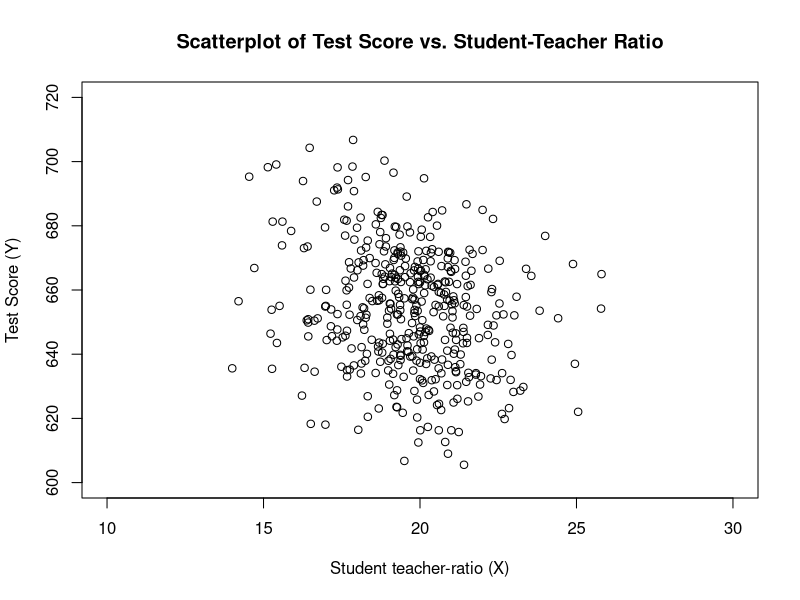
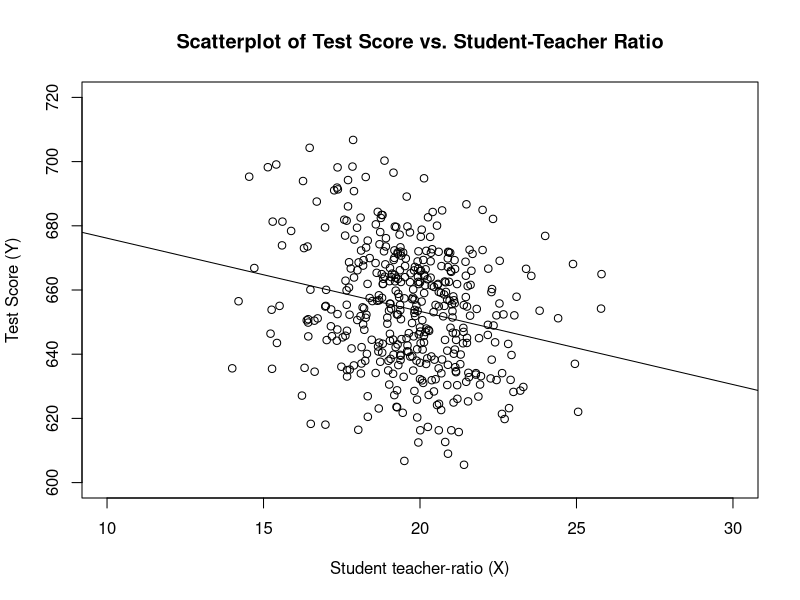
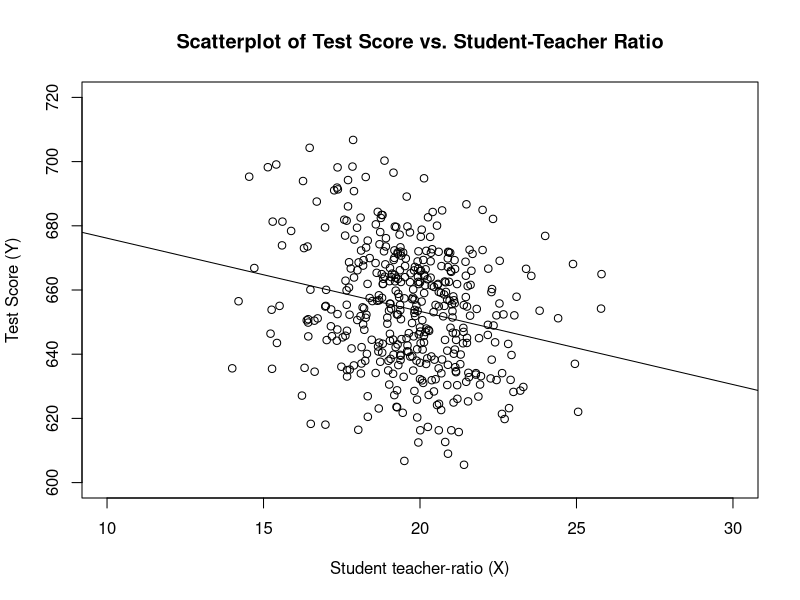
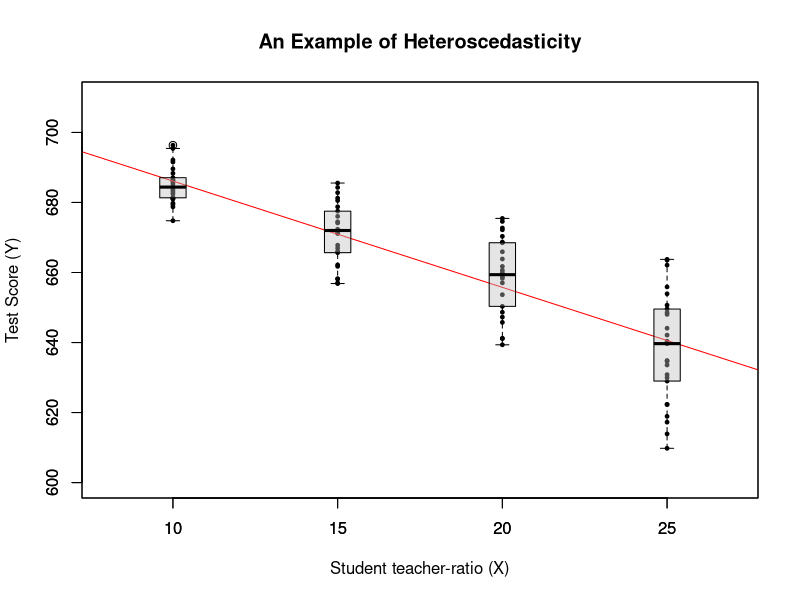

The R source for these figures, in order:
## ---- chunk 1
knitr::opts_chunk$set(echo = TRUE, warning = FALSE, message = FALSE)
## ---- chunk 2
library(dplyr, quietly=T)
# Read in CPS data (taken from http:// ....)
cps_dat <- read.csv("data/cps_ch3.csv", sep=";", dec=".")
# Get an overview of the data structure
head(cps_dat)
# Take cps_dat %>% group data by gender and year %>% compute the mean, standard deviation
# and number of observations for each group
avgs <- cps_dat %>% group_by(a_sex, year) %>% summarise(mean(ahe12), sd(ahe12), n())
print(avgs, digits=2)
## ---- chunk 3
male   <- avgs %>% filter(a_sex == 1) 
female <- avgs %>% filter(a_sex == 2)
colnames(male)   <- c("Sex", "Year", "Y_bar_m", "s_m", "n_m")
colnames(female) <- c("Sex", "Year", "Y_bar_f", "s_f", "n_f")

# Gender gap, standard errors and confidence intervals
gap      <- male$Y_bar_m - female$Y_bar_f
gap_se   <- sqrt(male$s_m^2 / male$n_m + female$s_f^2 / female$n_f)
gap_ci_l <- gap - 1.96 * gap_se
gap_ci_u <- gap + 1.96 * gap_se
result <- cbind(male[,-1], female[,-(1:2)], gap, gap_se, gap_ci_l, gap_ci_u)
print(result, digits = 2)
## ---- chunk 4
library(AER)                                                    # contains the dataset 
data(CASchools) 

CASchools$tsratio  <- CASchools$students/CASchools$teachers     # teacher-student-ratio
CASchools$score    <- (CASchools$read + CASchools$math)/2       # average test-score
## ---- chunk 5
mean(CASchools$tsratio) 
mean(CASchools$score)
sd(CASchools$tsratio) 
sd(CASchools$score)
quantiles          <- c(0.10, 0.25, 0.4, 0.5, 0.6, 0.75, 0.9)
quantile(CASchools$tsratio, quantiles)
quantile(CASchools$score, quantiles)
## ---- chunk 6
plot(score ~ tsratio, 
     data = CASchools,
     main = "Scatterplot of Test Score vs. Student-Teacher Ratio", 
     xlab = "Student teacher-ratio (X)",
     ylab = "Test Score (Y)",
     xlim = c(10,30),
     ylim = c(600, 720))
## ---- chunk 7
attach(CASchools)
beta_1 <- sum((tsratio - mean(tsratio))*(score - mean(score))) / sum((tsratio - mean(tsratio))^2)
beta_0 <- mean(score) - beta_1 * mean(tsratio)
## ---- chunk 8
plot(score ~ tsratio, 
     data = CASchools,
     main = "Scatterplot of Test Score vs. Student-Teacher Ratio", 
     xlab = "Student teacher-ratio (X)",
     ylab = "Test Score (Y)",
     xlim = c(10,30),
     ylim = c(600, 720))

linear_model <- lm(score ~ tsratio, data = CASchools)
linear_model

abline(a = beta_0, b = beta_1)
## ---- chunk 9
linear_model <- lm(score ~ tsratio, data = CASchools)
linear_model
## ---- chunk 10
plot(score ~ tsratio, 
     data = CASchools,
     main = "Scatterplot of Test Score vs. Student-Teacher Ratio", 
     xlab = "Student teacher-ratio (X)",
     ylab = "Test Score (Y)",
     xlim = c(10,30),
     ylim = c(600, 720))

abline(linear_model)
## ---- chunk 11
summary(linear_model)$coefficients
## ---- chunk 12
library(scales)

# Genrate some heteroscedastic data

set.seed(123) 
x <- rep(c(10,15,20,25),each=25)
e <- rnorm(100, sd=12)                
i <- order(runif(100, max=dnorm(e, sd=12))) 
y <- 720 - 3.3 * x + e[rev(i)]

# Plot data and inspect conditional distributions

mod <- lm(y ~ x)
plot(x, y, main="An Example of Heteroscedasticity",
     xlab = "Student teacher-ratio (X)",
     ylab = "Test Score (Y)",
     cex=0.5, pch=19, xlim=c(8,27), ylim=c(600,710))
abline(mod, col="red")
boxplot(y~x, add=TRUE, at=c(10,15,20,25), col=alpha("gray", 0.4), border="black")
## ---- chunk 13
#if(!require(devtools))
#  install.packages("devtools")
#library(devtools)
#install_github("datacamp/tutorial")
#library(tutorial)
## ---- chunk 14
# Available in the workspace when the session initializes
set.seed(123) 
x <- rep(c(10,15,20,25),each=25)
e <- rnorm(100, sd=12)                
i <- order(runif(100, max=dnorm(e, sd=12))) 
y <- 720 - 3.3 * x + e[rev(i)]
mod <- summary(lm(y ~ x))
## ---- chunk 15
# Access coefficients and standard errors

## ---- chunk 16
# Access coefficients and standard errors
mod$coefficients
## ---- chunk 17
# Multiple Regression - Application to Test Scores and the Student-Teacher Ratio
library(AER)                                                    # contains the dataset 
data(CASchools) 
CASchools$tsratio  <- CASchools$students/CASchools$teachers     # teacher-student-ratio
CASchools$score    <- (CASchools$read + CASchools$math)/2       # average test-score
model <- lm(score ~ tsratio + english, data = CASchools)
## ---- chunk 18
summary(model)
## ---- chunk 19
n <- nrow(CASchools)    # number of observations (rows)
k <- 2                  # 2 regressors
y_mean <- mean(CASchools$score)

SSR <- sum( residuals(model)^2 )
TSS <- sum( ( CASchools$score - y_mean )^2 )
ESS <- sum((fitted(model) - y_mean)^2)

SER <- sqrt(1/(n-k-1) * SSR)
Rsq <- 1 - (SSR / TSS)
adj_Rsq <- 1 - (n-1)/(n-k-1) * SSR/TSS
cat(SER, Rsq, adj_Rsq, sep = "    ")
## ---- chunk 20
# Example 1
library(AER)                                                    # contains the dataset 
data(CASchools) 
CASchools$tsratio  <- CASchools$students/CASchools$teachers     # teacher-student-ratio
CASchools$score    <- (CASchools$read + CASchools$math)/2       # average test-score
CASchools$FracEL    <- CASchools$english/100
model <- lm(score ~ tsratio + english + FracEL, data = CASchools)
summary(model)
## ---- chunk 21
# Example 2
library(AER)                                                    # contains the dataset 
data(CASchools) 
CASchools$tsratio  <- CASchools$students/CASchools$teachers     # teacher-student-ratio
CASchools$score    <- (CASchools$read + CASchools$math)/2       # average test-score
CASchools$NVS      <- ifelse(CASchools$tsratio < 12, 0, 1)      # If tsration smaller 12, NVS = 0, else NVS = 1
model <- lm(score ~ tsratio + english + NVS, data = CASchools)
summary(model)
## ---- chunk 22
# Example 3
library(AER)                                                    # contains the dataset 
data(CASchools) 
CASchools$tsratio  <- CASchools$students/CASchools$teachers  # teacher-student-ratio
CASchools$score    <- (CASchools$read + CASchools$math)/2  # average test-score
CASchools$PctES    <- 100 - CASchools$english  # Percentage of english speakers 
model <- lm(score ~ tsratio + english + PctES, data = CASchools)
summary(model)
